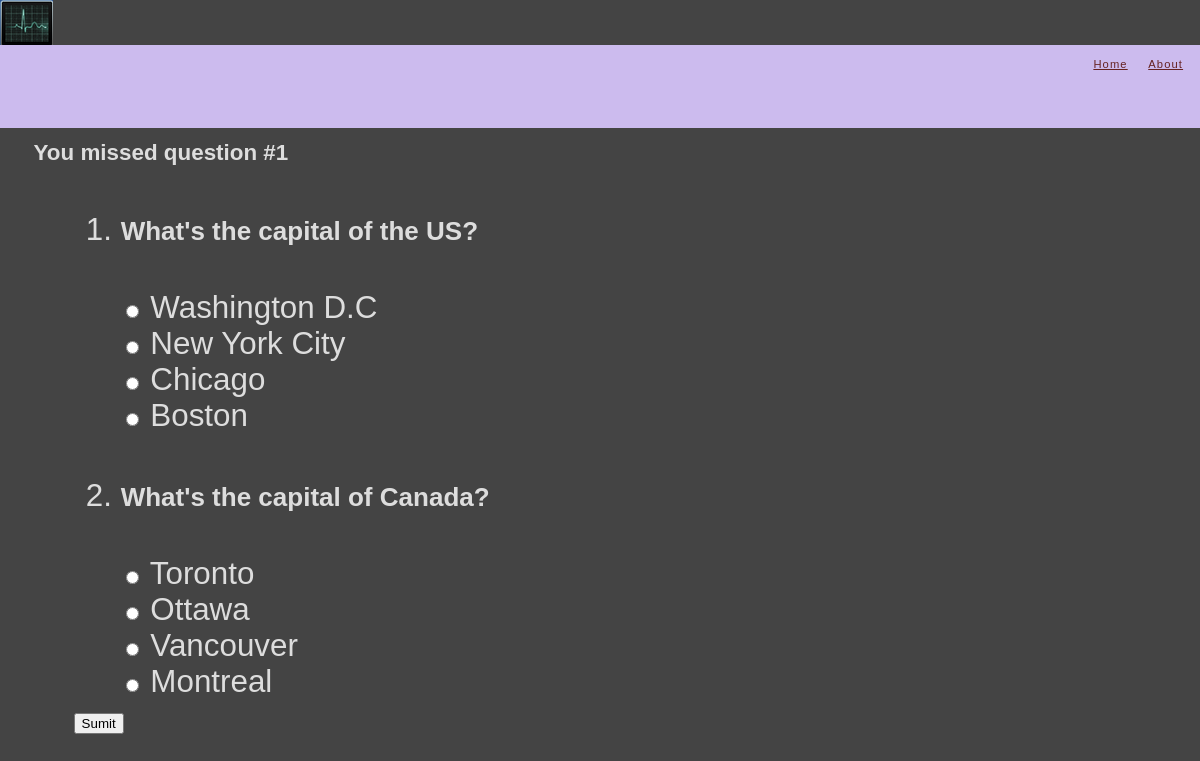
The page /quiz/2/submit on the database its author committed.
### quiz/models.py (models this page shows, shortened)
class Question(models.Model):
    quiz = models.ForeignKey(Quiz)
    question_text = models.CharField(max_length=200)
    type = models.CharField(max_length=50)
    topic = models.CharField(max_length=50)
    points = models.IntegerField(default=10)

class Answer(models.Model):
    question = models.ForeignKey(Question, on_delete=models.CASCADE)
    answer_text = models.CharField(max_length=200)
    correct = models.BooleanField()

### quiz/views.py (the view)
# urls.py: url(r'^(?P<quiz>\d+)/submit$', views.submit, name='submit'),
def submit(request, quiz):
    request.session['score'] = 0
    request.session['total_points'] = 0
    question_list = Question.objects.filter(quiz=quiz)
    for i, question in enumerate(question_list):
        try:
            selected_answer_id = request.POST[str(question.id)]
            if not selected_answer_id:
                raise KeyError
            if selected_answer_id not in [str(x.id) for x in Answer.objects.filter(question=question.id)]:
                raise Answer.DoesNotExist
            selected_answer = question.answer_set.get(pk=selected_answer_id)
        except KeyError:
            return render(request, 'quiz/question.html', {
                'question_list': question_list,
                'error_message': "You missed question #" + str(i+1)
            })
        except Answer.DoesNotExist:
            print("We got back a strange answer with invalid answer_id = " + selected_answer_id)
        else:
            request.session['total_points'] += question.points
            if selected_answer.correct:
                request.session['score'] += question.points
    return HttpResponseRedirect('result')

### quiz/templates/quiz/question.html (shortened to what this page needs)
{% extends "base.html" %}
{% block content %}
    <div class="module">
        {% if error_message %}<p><strong>{{ error_message }}</strong></p>{% endif %}
        {% if question_list %}
        <form action="submit" method="post">
        <ol>
            {% for question in question_list %}
                <li>
                <h5>{{ question.question_text }}</h5>
                {% for answer in question.answer_set.all %}
                    <input type="radio" name="{{ question.id }}" id="{{ question.id }}{{ forloop.counter }}" value="{{ answer.id }}">
                    <label for="{{ question.id }}{{ forloop.counter }}">{{ answer.answer_text }}</label><br />
                {% endfor %}
                </li>
            {% endfor %}
            <input type="submit" value="Sumit">
        </ol>
        </form>
        {% else %}
            <p>No questions are available.</p>
        {% endif %}
    </div>
{% endblock content %}

### static/devops/style.css (style rules this page uses)
body { margin: 0; padding: 0; font-size: 100%; color: #ddd; background: #444; font-family: Arial, Helvetica, sans-serif }
p { margin: .4em 1.5em .4em 1.5em; font-size: 1.4em; padding: 0; line-height: 140%; }
ol, ul, dl, li { margin: 1em 1.5em .4em 1.5em; font-size: 1.4em; }
h1,h2,h3,h4,h5 { font-weight: bold; }

### rows shown on the page
Question: question_text "What's the capital of the US?"
Answer: answer_text "Washington D.C"
Answer: answer_text "New York City"
Answer: answer_text "Chicago"
Answer: answer_text "Boston"
Question: question_text "What's the capital of Canada?"
Answer: answer_text "Toronto"
Answer: answer_text "Ottawa"
Answer: answer_text "Vancouver"
Answer: answer_text "Montreal"

### other values the page prints
{{ error_message }} "You missed question #1"
